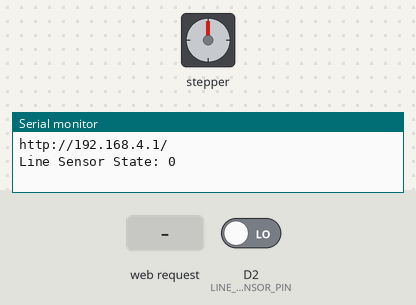
This sketch was run on a simulated ESP8266 (NodeMCU). Shown: stepper motor, the last lines printed to the serial monitor. Inputs (shaded band) come from the test bench; at power-on: D2 (LINE_SENSOR_PIN) LOW. Stepper angles assume 2048 steps per turn.

Above: at 0.15 s.
At 1.2 s:
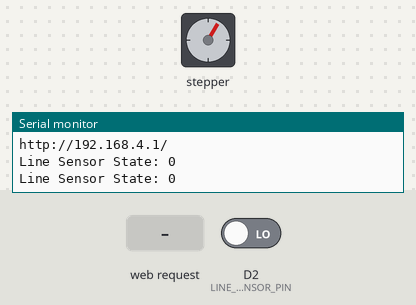
1.3 s: HTTP request GET /rotate?degree=120&ccw=120 received
At 3.19 s:
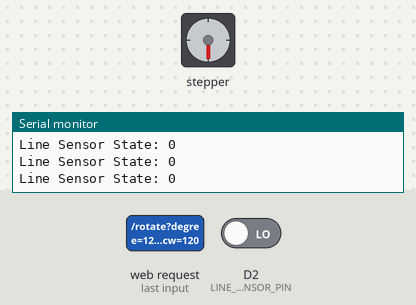
Timing chart, 0 to 14.3 s (numbered marks = the images above; inputs shaded):
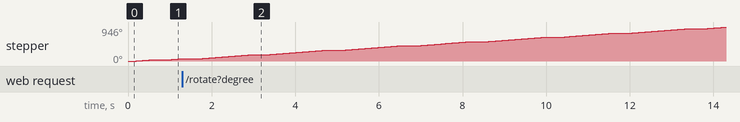

The sketch:

wifi_doline.ino
```cpp
#include <ESP8266WiFi.h>
#include <ESPAsyncTCP.h>
#include <ESPAsyncWebServer.h>
#include <Stepper.h>

// Network credentials
const char *SSID = "ESP8266-LQ";
const char *PSWD = "";

// Line Tracking Sensor
const int LINE_SENSOR_PIN = D2; // Digital pin for line sensor
int line_value;
char line_buf[8];

// Step Motor
#define STEPS 2048
#define IN1 D3
#define IN2 D4
#define IN3 D5
#define IN4 D6
Stepper stepper(STEPS, IN1, IN3, IN2, IN4);
const int step_speed = 15;
int step_num = STEPS / 12;
int step_delay = 200;
int step_dir = 1;

// Create AsyncWebServer object on port 80
AsyncWebServer server(80);

void setup() {
  Serial.begin(115200);

  // Line Tracking Sensor
  pinMode(LINE_SENSOR_PIN, INPUT);

  // Step motor
  stepper.setSpeed(step_speed);

  // WiFi softAP
  WiFi.softAP(SSID, PSWD);
  IPAddress myIP = WiFi.softAPIP();
  Serial.print("http://");
  Serial.print(myIP);
  Serial.println("/");

  // Web server routes
  server.on("/", HTTP_GET, [](AsyncWebServerRequest *request) {
    request->send(200, "text/html", R"rawliteral(
<!DOCTYPE html>
<html lang="en">
<head>
  <meta charset="UTF-8">
  <meta name="viewport" content="width=device-width, initial-scale=1.0">
  <title>ESP8266 Web Server</title>
  <style>
    html {
      font-family: Arial;
      display: inline-block;
      margin: 0px auto;
      text-align: center;
    }
    h1 {
      color: #0F3376;
      padding: 2vh;
    }
    p {
      font-size: 1.5rem;
    }
    .button {
      display: inline-block;
      background-color: #008CBA;
      border: none;
      border-radius: 4px;
      color: white;
      padding: 16px 40px;
      font-size: 30px;
      margin: 2px;
      cursor: pointer;
    }
    input[type="number"] {
      width: 60px;
      text-align: center;
    }
  </style>
</head>
<body>
  <h1>ESP8266 Web Server</h1>
  <h1>Line Tracking Sensor</h1>
  <p>
    <span class="sensor-labels">Line Sensor State</span>
    <span id="line_value"></span>
  </p>
  <h1>Step Motor</h1>
  <form action="">
    <label for="rotate-degree">Enter</label>
    <input type="number" id="rotate-degree" min="0" max="360" step="1" value="45">
    <input type="checkbox" id="CCW-checkbox">
    <label for="CCW-checkbox">CCW</label>
    <input type="button" id="submit-btn" value="Rotate" class="button" onclick="rotateStepper()">
  </form>
  <script>
    setInterval(() => {
      fetch('/line_value')
        .then(response => response.text())
        .then(line_value => {
          document.getElementById("line_value").textContent = line_value;
        });
    }, 200);

    function rotateStepper() {
      let degree = document.getElementById("rotate-degree").value;
      let ccw = document.getElementById("CCW-checkbox").checked;
      fetch(`/rotate?degree=${degree}&ccw=${ccw}`);
    }
  </script>
</body>
</html>
    )rawliteral");
  });

  server.on("/line_value", HTTP_GET, [](AsyncWebServerRequest *request) {
    String state = digitalRead(LINE_SENSOR_PIN) == HIGH ? "1" : "0";
request->send(200, "text/plain", state);
  });

  server.on("/rotate", HTTP_GET, [](AsyncWebServerRequest *request) {
    if (request->hasParam("degree") && request->hasParam("ccw")) {
      int degree = request->getParam("degree")->value().toInt();
      step_num = degree / 360.0 * STEPS;
      String ccw = request->getParam("ccw")->value();
      step_dir = (ccw == "true") ? -1 : 1;
      request->send(200, "text/plain", "Rotation successful");
    } else {
      request->send(400, "text/plain", "Missing degree or ccw parameter");
    }
  });

  server.begin();
}

void loop() {
  line_value = digitalRead(LINE_SENSOR_PIN);

  // Debug to Serial Monitor
  Serial.print("Line Sensor State: ");
  Serial.println(line_value);

  delay(200);
  stepper.step(step_num * step_dir);
  delay(step_delay);
}
```
